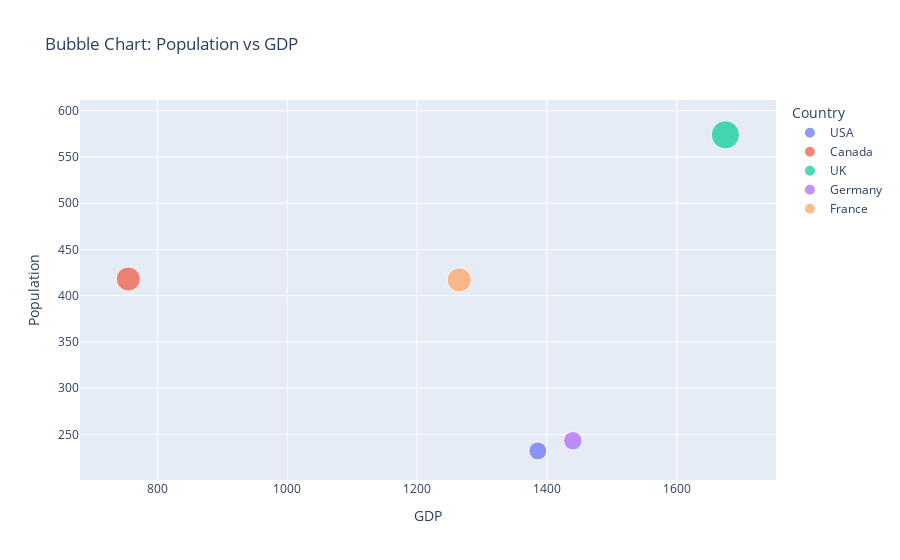

The code cell stored with this chart in its notebook:
### Code cell
#ANSWER-5.
np.random.seed(25)
data = {
    'Country': ['USA', 'Canada', 'UK', 'Germany', 'France'],
    'Population': np.random.randint(100, 1000, 5),
    'GDP': np.random.randint(500, 2000, 5),
}
df_bubble = pd.DataFrame(data)

fig = px.scatter(
    df_bubble,
    x="GDP",
    y="Population",
    size="Population",
    color="Country",
    hover_name="Country",
    title="Bubble Chart: Population vs GDP",
)
fig.show()

### Figure 1 — Plotly figure (JSON) as saved in the notebook; plotly's stock layout.template omitted (floating-point values rounded to 4 significant figures)
{"data": [{"hovertemplate": "<b>%{hovertext}</b><br><br>Country=USA<br>GDP=%{x}<br>Population=%{marker.size}<extra></extra>", "hovertext": ["USA"], "legendgroup": "USA", "marker": {"color": "#636efa", "size": [232], "sizemode": "area", "sizeref": 1.435, "symbol": "circle"}, "mode": "markers", "name": "USA", "orientation": "v", "showlegend": true, "type": "scatter", "x": [1386], "xaxis": "x", "y": [232], "yaxis": "y"}, {"hovertemplate": "<b>%{hovertext}</b><br><br>Country=Canada<br>GDP=%{x}<br>Population=%{marker.size}<extra></extra>", "hovertext": ["Canada"], "legendgroup": "Canada", "marker": {"color": "#EF553B", "size": [418], "sizemode": "area", "sizeref": 1.435, "symbol": "circle"}, "mode": "markers", "name": "Canada", "orientation": "v", "showlegend": true, "type": "scatter", "x": [755], "xaxis": "x", "y": [418], "yaxis": "y"}, {"hovertemplate": "<b>%{hovertext}</b><br><br>Country=UK<br>GDP=%{x}<br>Population=%{marker.size}<extra></extra>", "hovertext": ["UK"], "legendgroup": "UK", "marker": {"color": "#00cc96", "size": [574], "sizemode": "area", "sizeref": 1.435, "symbol": "circle"}, "mode": "markers", "name": "UK", "orientation": "v", "showlegend": true, "type": "scatter", "x": [1675], "xaxis": "x", "y": [574], "yaxis": "y"}, {"hovertemplate": "<b>%{hovertext}</b><br><br>Country=Germany<br>GDP=%{x}<br>Population=%{marker.size}<extra></extra>", "hovertext": ["Germany"], "legendgroup": "Germany", "marker": {"color": "#ab63fa", "size": [243], "sizemode": "area", "sizeref": 1.435, "symbol": "circle"}, "mode": "markers", "name": "Germany", "orientation": "v", "showlegend": true, "type": "scatter", "x": [1440], "xaxis": "x", "y": [243], "yaxis": "y"}, {"hovertemplate": "<b>%{hovertext}</b><br><br>Country=France<br>GDP=%{x}<br>Population=%{marker.size}<extra></extra>", "hovertext": ["France"], "legendgroup": "France", "marker": {"color": "#FFA15A", "size": [417], "sizemode": "area", "sizeref": 1.435, "symbol": "circle"}, "mode": "markers", "name": "France", "orientation": "v", "showlegend": true, "type": "scatter", "x": [1265], "xaxis": "x", "y": [417], "yaxis": "y"}], "layout": {"autosize": true, "legend": {"itemsizing": "constant", "title": {"text": "Country"}, "tracegroupgap": 0}, "title": {"text": "Bubble Chart: Population vs GDP"}, "xaxis": {"anchor": "y", "autorange": true, "domain": [0, 1], "range": [689.7, 1742.0], "title": {"text": "GDP"}, "type": "linear"}, "yaxis": {"anchor": "x", "autorange": true, "domain": [0, 1], "range": [184.1, 636.3], "title": {"text": "Population"}, "type": "linear"}}}
